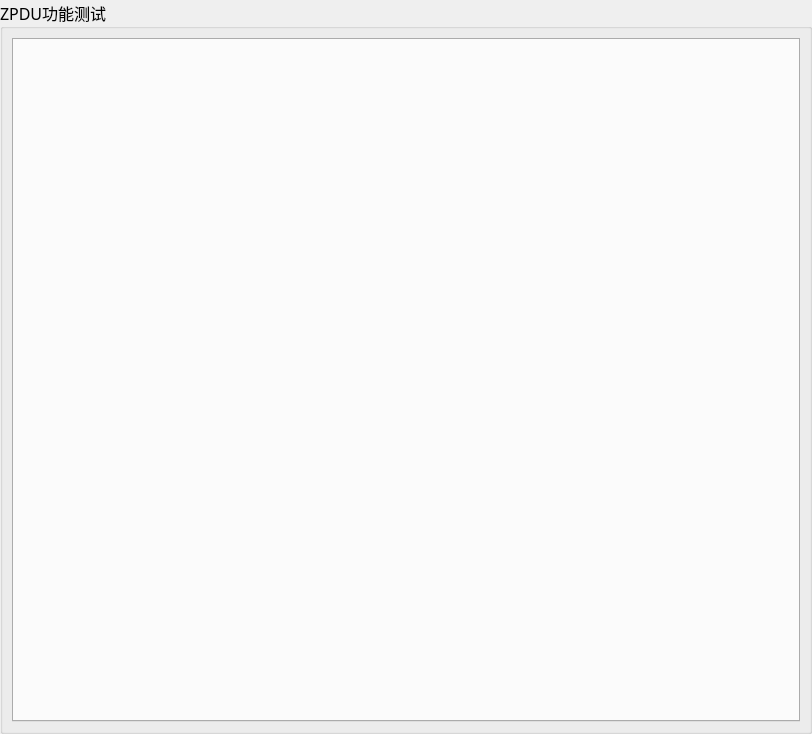
<?xml version="1.0" encoding="UTF-8"?>
<ui version="4.0">
 <class>ZSet_MainWid</class>
 <widget class="QWidget" name="ZSet_MainWid">
  <property name="geometry">
   <rect>
    <x>0</x>
    <y>0</y>
    <width>812</width>
    <height>734</height>
   </rect>
  </property>
  <property name="font">
   <font>
    <family>微软雅黑</family>
    <pointsize>12</pointsize>
   </font>
  </property>
  <property name="windowTitle">
   <string>Form</string>
  </property>
  <layout class="QGridLayout" name="gridLayout">
   <property name="leftMargin">
    <number>0</number>
   </property>
   <property name="topMargin">
    <number>0</number>
   </property>
   <property name="rightMargin">
    <number>0</number>
   </property>
   <property name="bottomMargin">
    <number>0</number>
   </property>
   <property name="spacing">
    <number>0</number>
   </property>
   <item row="0" column="0">
    <widget class="QGroupBox" name="groupBox">
     <property name="font">
      <font>
       <family>微软雅黑</family>
       <pointsize>12</pointsize>
       <weight>50</weight>
       <bold>false</bold>
      </font>
     </property>
     <property name="title">
      <string>ZPDU功能测试</string>
     </property>
     <layout class="QGridLayout" name="gridLayout_2">
      <property name="leftMargin">
       <number>9</number>
      </property>
      <item row="0" column="0">
       <widget class="QTabWidget" name="tabWidget">
        <property name="currentIndex">
         <number>-1</number>
        </property>
       </widget>
      </item>
     </layout>
    </widget>
   </item>
  </layout>
 </widget>
 <resources/>
 <connections/>
</ui>
